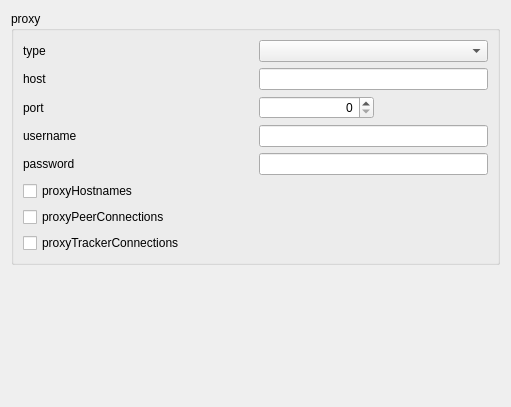
<?xml version="1.0" encoding="UTF-8"?>
<ui version="4.0">
 <class>pt::ProxyPreferencesPage</class>
 <widget class="QWidget" name="pt::ProxyPreferencesPage">
  <property name="geometry">
   <rect>
    <x>0</x>
    <y>0</y>
    <width>511</width>
    <height>407</height>
   </rect>
  </property>
  <property name="windowTitle">
   <string>Form</string>
  </property>
  <layout class="QVBoxLayout" name="verticalLayout">
   <item>
    <widget class="QGroupBox" name="proxyGroup">
     <property name="title">
      <string>proxy</string>
     </property>
     <layout class="QGridLayout" name="gridLayout" columnstretch="1,1">
      <item row="1" column="0">
       <widget class="QLabel" name="hostLabel">
        <property name="text">
         <string>host</string>
        </property>
       </widget>
      </item>
      <item row="0" column="0">
       <widget class="QLabel" name="typeLabel">
        <property name="text">
         <string>type</string>
        </property>
       </widget>
      </item>
      <item row="1" column="1">
       <widget class="QLineEdit" name="host"/>
      </item>
      <item row="4" column="0">
       <widget class="QLabel" name="passwordLabel">
        <property name="text">
         <string>password</string>
        </property>
       </widget>
      </item>
      <item row="3" column="0">
       <widget class="QLabel" name="usernameLabel">
        <property name="text">
         <string>username</string>
        </property>
       </widget>
      </item>
      <item row="3" column="1">
       <widget class="QLineEdit" name="username"/>
      </item>
      <item row="0" column="1">
       <widget class="QComboBox" name="type"/>
      </item>
      <item row="4" column="1">
       <widget class="QLineEdit" name="password"/>
      </item>
      <item row="2" column="1">
       <layout class="QHBoxLayout" name="horizontalLayout" stretch="1,1">
        <item>
         <widget class="QSpinBox" name="port">
          <property name="alignment">
           <set>Qt::AlignRight|Qt::AlignTrailing|Qt::AlignVCenter</set>
          </property>
          <property name="maximum">
           <number>65535</number>
          </property>
         </widget>
        </item>
        <item>
         <spacer name="horizontalSpacer">
          <property name="orientation">
           <enum>Qt::Horizontal</enum>
          </property>
          <property name="sizeHint" stdset="0">
           <size>
            <width>40</width>
            <height>20</height>
           </size>
          </property>
         </spacer>
        </item>
       </layout>
      </item>
      <item row="2" column="0">
       <widget class="QLabel" name="portLabel">
        <property name="text">
         <string>port</string>
        </property>
       </widget>
      </item>
      <item row="5" column="0" colspan="2">
       <layout class="QVBoxLayout" name="verticalLayout_2">
        <item>
         <widget class="QCheckBox" name="proxyHostnames">
          <property name="text">
           <string>proxyHostnames</string>
          </property>
         </widget>
        </item>
        <item>
         <widget class="QCheckBox" name="proxyPeerConnections">
          <property name="text">
           <string>proxyPeerConnections</string>
          </property>
         </widget>
        </item>
        <item>
         <widget class="QCheckBox" name="proxyTrackerConnections">
          <property name="text">
           <string>proxyTrackerConnections</string>
          </property>
         </widget>
        </item>
       </layout>
      </item>
     </layout>
    </widget>
   </item>
   <item>
    <spacer name="verticalSpacer">
     <property name="orientation">
      <enum>Qt::Vertical</enum>
     </property>
     <property name="sizeHint" stdset="0">
      <size>
       <width>20</width>
       <height>97</height>
      </size>
     </property>
    </spacer>
   </item>
  </layout>
 </widget>
 <resources/>
 <connections/>
</ui>
